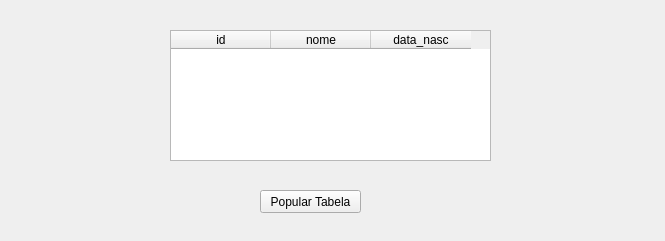
<?xml version="1.0" encoding="UTF-8"?>
<ui version="4.0">
 <class>MainWindow</class>
 <widget class="QMainWindow" name="MainWindow">
  <property name="geometry">
   <rect>
    <x>0</x>
    <y>0</y>
    <width>665</width>
    <height>241</height>
   </rect>
  </property>
  <property name="windowTitle">
   <string>MainWindow</string>
  </property>
  <widget class="QWidget" name="centralwidget">
   <widget class="QPushButton" name="btnPopulrTabela">
    <property name="geometry">
     <rect>
      <x>260</x>
      <y>190</y>
      <width>101</width>
      <height>23</height>
     </rect>
    </property>
    <property name="cursor">
     <cursorShape>PointingHandCursor</cursorShape>
    </property>
    <property name="text">
     <string>Popular Tabela</string>
    </property>
   </widget>
   <widget class="QTableWidget" name="tableWidget">
    <property name="geometry">
     <rect>
      <x>170</x>
      <y>30</y>
      <width>321</width>
      <height>131</height>
     </rect>
    </property>
    <column>
     <property name="text">
      <string>id</string>
     </property>
    </column>
    <column>
     <property name="text">
      <string>nome</string>
     </property>
    </column>
    <column>
     <property name="text">
      <string>data_nasc</string>
     </property>
    </column>
   </widget>
  </widget>
 </widget>
 <resources/>
 <connections/>
</ui>
